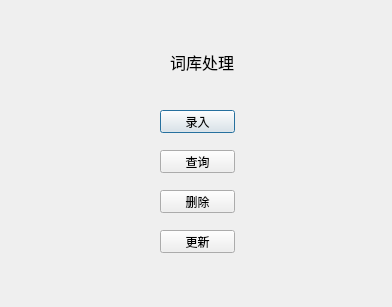
<?xml version="1.0" encoding="UTF-8"?>
<ui version="4.0">
 <class>solve</class>
 <widget class="QDialog" name="solve">
  <property name="geometry">
   <rect>
    <x>0</x>
    <y>0</y>
    <width>392</width>
    <height>307</height>
   </rect>
  </property>
  <property name="windowTitle">
   <string>Dialog</string>
  </property>
  <widget class="QLabel" name="label">
   <property name="geometry">
    <rect>
     <x>170</x>
     <y>50</y>
     <width>81</width>
     <height>21</height>
    </rect>
   </property>
   <property name="text">
    <string>&lt;html&gt;&lt;head/&gt;&lt;body&gt;&lt;p&gt;&lt;span style=&quot; font-size:12pt;&quot;&gt;词库处理&lt;/span&gt;&lt;/p&gt;&lt;/body&gt;&lt;/html&gt;</string>
   </property>
  </widget>
  <widget class="QPushButton" name="pushButton">
   <property name="geometry">
    <rect>
     <x>160</x>
     <y>110</y>
     <width>75</width>
     <height>23</height>
    </rect>
   </property>
   <property name="text">
    <string>录入</string>
   </property>
  </widget>
  <widget class="QPushButton" name="pushButton_2">
   <property name="geometry">
    <rect>
     <x>160</x>
     <y>150</y>
     <width>75</width>
     <height>23</height>
    </rect>
   </property>
   <property name="text">
    <string>查询</string>
   </property>
  </widget>
  <widget class="QPushButton" name="pushButton_3">
   <property name="geometry">
    <rect>
     <x>160</x>
     <y>190</y>
     <width>75</width>
     <height>23</height>
    </rect>
   </property>
   <property name="text">
    <string>删除</string>
   </property>
  </widget>
  <widget class="QPushButton" name="pushButton_4">
   <property name="geometry">
    <rect>
     <x>160</x>
     <y>230</y>
     <width>75</width>
     <height>23</height>
    </rect>
   </property>
   <property name="text">
    <string>更新</string>
   </property>
  </widget>
 </widget>
 <resources/>
 <connections/>
</ui>
